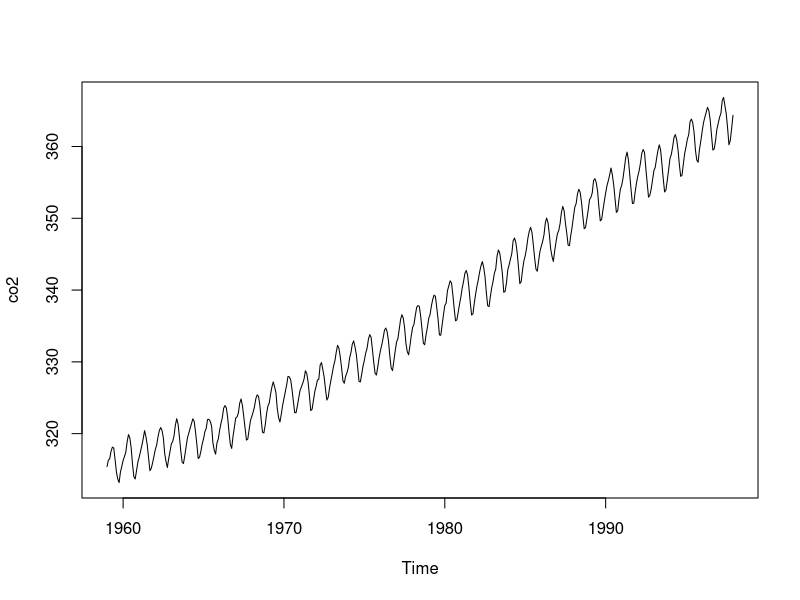
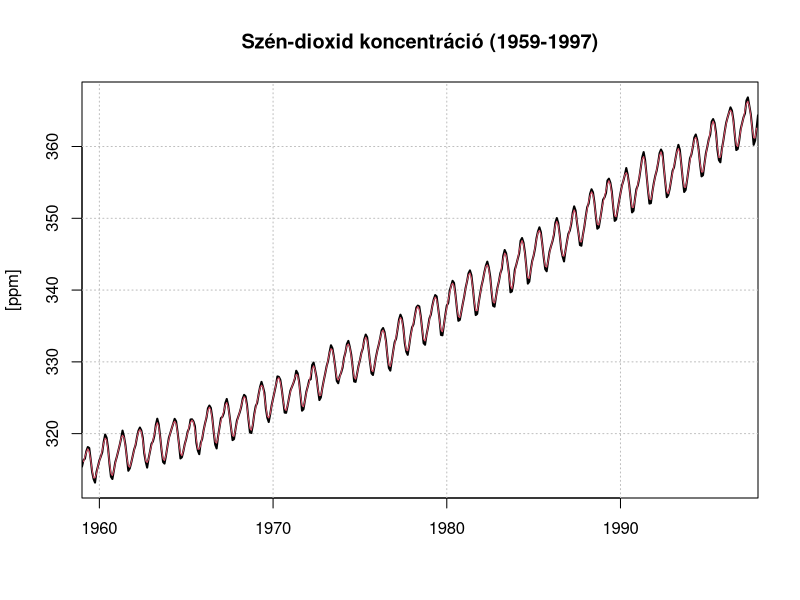

Write the R code that produced these figures, in order.
## CO2
?co2
co2
tsp(co2)
end(co2)
time(co2)
time(co2)[1:13] #Az idő paraméter az első évben
cycle(co2)
as.vector(co2)[1:10] #Koncentráció vektora

plot(co2)

plot(co2,main="Szén-dioxid koncentráció (1959-1997)",xlab="",ylab="[ppm]",xaxs="i",typ="n")
grid(col="grey")
lines(co2,lwd=2)

##Trend idősor nemparamétere szűrővel
co2.ma3=filter(co2,c(1/3,1/3,1/3)) #Mozgó átlag 3 e. ablak
lines(co2.ma3, col=2)
